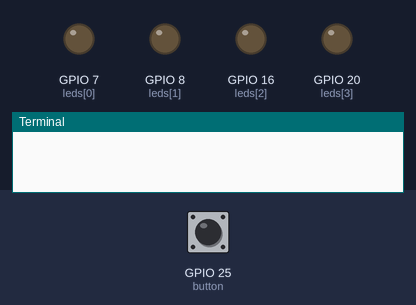
A program run on a simulated Raspberry Pi (BCM pin numbers). On the bench: output pins drawn as LEDs (lit = HIGH), the last lines printed to the terminal. Inputs (shaded band) come from the test bench; at power-on: GPIO 25 (button) HIGH.

Above: at 1.2 s.
1.3 s: GPIO 25 (button) pulled LOW for 0.15 s
At 1.9 s:
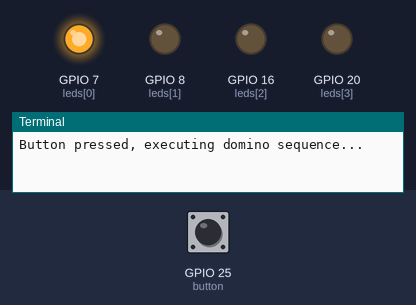
At 4.1 s:
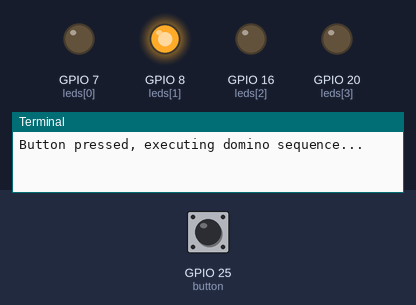
Timing chart, 0 to 9.8 s (numbered marks = the images above; inputs shaded):
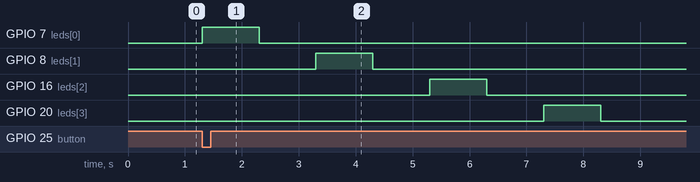

The program:

mission2_Button_Domino.py
```python
#!/usr/bin/python3

from gpiozero import LED, Button
from time import sleep

button = Button(25)
leds = [LED(pin) for pin in [7, 8, 16, 20]]

prev = 1

while True:
    curr = button.is_pressed
    if curr and not prev:
        print("Button pressed, executing domino sequence...")
        n = 0
        for _ in range(len(leds)):
            leds[n].on()
            sleep(1)
            leds[n].off()
            sleep(1)
            n = (n + 1) % len(leds)
    prev = curr
    sleep(0.1)
```

Measured:
- after the input at 1.3 s, GPIO 7 (leds[0]): LOW → HIGH at once, → LOW 1.0 s later; GPIO 8 (leds[1]): LOW → HIGH after 2.0 s, → LOW 1.0 s later; GPIO 16 (leds[2]): LOW → HIGH after 4.0 s, → LOW 1.0 s later; GPIO 20 (leds[3]): LOW → HIGH after 6.0 s, → LOW 1.0 s later
